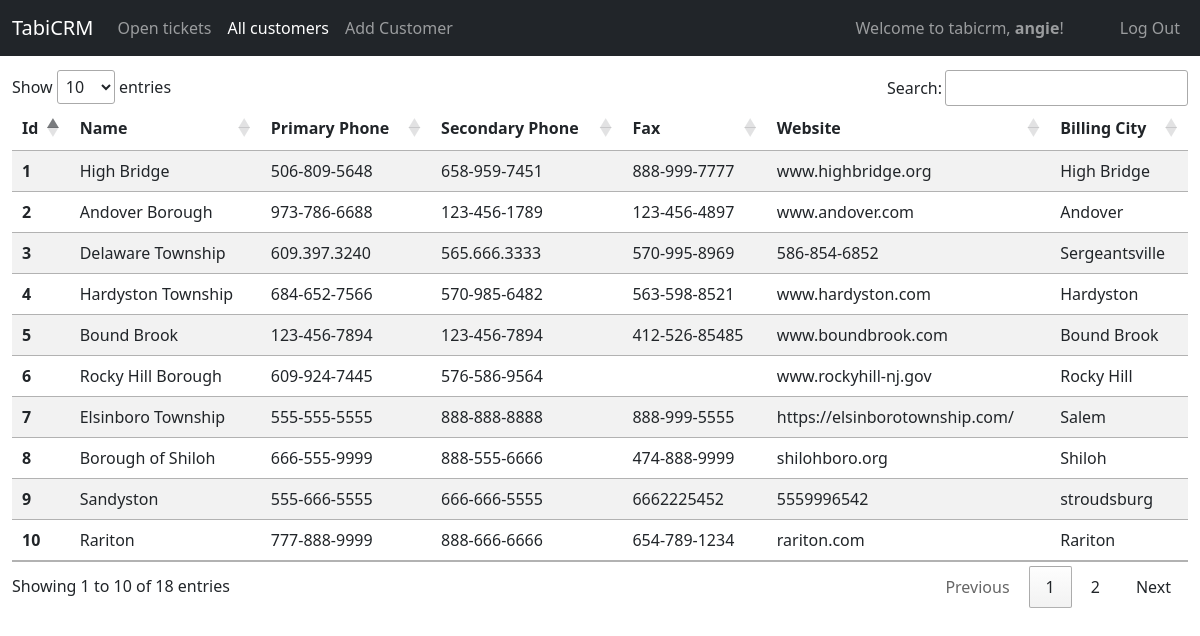
The page /all_customers (signed in) on the database its author committed.
### tabicrm/models.py (models this page shows, shortened)
class User(AbstractUser):
    id = models.AutoField(primary_key=True)
    role = models.CharField(max_length=64)
    title = models.CharField(max_length=64, null=True, blank=True)
    department = models.CharField(max_length=64, null=True, blank=True)
    extension = models.CharField(max_length=64, null=True, blank=True)
    cellphone = models.CharField(max_length=64, null=True, blank=True)
    street = models.CharField(max_length=64, null=True, blank=True)
    city = models.CharField(max_length=64, null=True, blank=True)
    state = models.CharField(max_length=64, null=True, blank=True)
    zip = models.CharField(max_length=64, null=True, blank=True)
    country = models.CharField(max_length=64, null=True, blank=True)

class Customer(models.Model):
    id = models.AutoField(primary_key=True)
    name = models.CharField(max_length=255)
    primary_phone = models.CharField(max_length=255)
    fax =  models.CharField(max_length=255, null=True, blank=True)
    secondary_phone =  models.CharField(max_length=64, null=True, blank=True)
    website = models.CharField(max_length=255, null=True, blank=True)
    notes = models.TextField(null=True, blank=True)
    billing_address_one = models.CharField(max_length=255, null=True, blank=True)
    billing_address_two = models.CharField(max_length=255, null=True, blank=True)
    billing_address_city = models.CharField(max_length=255, null=True, blank=True)
    billing_address_state = models.CharField(max_length=255, null=True, blank=True)
    billing_address_zip = models.CharField(max_length=255, null=True, blank=True)
    billing_address_country = models.CharField(max_length=255, null=True, blank=True)
    shipping_address_one = models.CharField(max_length=255, null=True, blank=True)
    shipping_address_two = models.CharField(max_length=255, null=True, blank=True)
    shipping_address_city = models.CharField(max_length=255, null=True, blank=True)
    shipping_address_state = models.CharField(max_length=255, null=True, blank=True)
    shipping_address_zip = models.CharField(max_length=255, null=True, blank=True)
    shipping_address_country = models.CharField(max_length=255, null=True, blank=True)
    added_by = models.ForeignKey(User, on_delete=SET_NULL, related_name="customer_addedby", blank=True, null=True)
    updated_by = models.ForeignKey(User, on_delete=SET_NULL, related_name="customer_updatedon", blank=True, null=True)
    created_on = models.DateTimeField(auto_now_add=True)
    updated_on = models.DateTimeField(auto_now=True)

### tabicrm/views/customer.py (the view)
# urls.py: path("all_customers", views.all_customers, name="all_customers"),
@login_required
def all_customers(request):
    customers = Customer.objects.all()
    newTicketForm = forms.NewTicketForm()
    return render(request,"tabicrm/all_customers.html", {"customers": customers, 'newTicketForm':newTicketForm, "navall_customers": True})

### tabicrm/forms.py
class NewTicketForm(ModelForm):
    class Meta:
        model = Ticket
        fields = (
                'assigned_to',
                'title',
                'status',
                'priority',
                'description',
                'results',
                'solution',
            )
        widgets = {
            'assigned_to': Select(attrs={'class': "form-select mb-2", 'placeholder': ""}),
            'title': TextInput(attrs={'class': "form-control mb-2", 'placeholder': ""}),
            'status':  Select(attrs={'class': "form-select mb-2", 'placeholder': ""}),
            'priority':  Select(attrs={'class': "form-select mb-2", 'placeholder': ""}),
            'results':  Select(attrs={'class': "form-select mb-2", 'placeholder': ""}),
            'description': Textarea(attrs={'rows': 3,'class': "form-control mb-2", 'placeholder': ""}),
            'solution': Textarea(attrs={'rows': 3,'class': "form-control mb-2", 'placeholder': ""}),
        }

### tabicrm/templates/tabicrm/all_customers.html (shortened to what this page needs)
{% extends "tabicrm/layout.html" %}
{% load static %}
{% load humanize %}
{% block body %}
<div class="container-fluid">
    <table class="table table-striped table-responsive" id="customersTable">
        <thead class="thead-dark">
            <tr>
                <th scope="col">Id</th>
                <th scope="col">Name</th>
                <th scope="col">Primary Phone</th>
                <th scope="col">Secondary Phone</th>
                <th scope="col">Fax</th>
                <th scope="col">Website</th>
                <th scope="col">Billing City</th>
            </tr>
        </thead>
        <tbody>
            {% for customer in customers %}
            <tr class="select-customer" id="{{customer.id}}" onclick="viewCustomer('{{customer.id}}')">
                <th scope=" row">{{customer.id}}</th>
                <td>{{customer.name}}</td>
                <td>{{customer.primary_phone}}</td>
                <td>{{customer.secondary_phone}}</td>
                <td>{{customer.fax}}</td>
                <td>{{customer.website}}</td>
                <td>{{customer.billing_address_city}}</td>
            </tr>
            {% endfor%}
        </tbody>
    </table>
</div>
{% endblock %}

### tabicrm/templates/tabicrm/layout.html (shortened to what this page needs)
{% load static %}
<!DOCTYPE html>
<html lang="en">
<head>
    <link href="https://cdn.jsdelivr.net/npm/bootstrap@5.1.3/dist/css/bootstrap.min.css" rel="stylesheet"
>
    <link rel="stylesheet"
        href="https://maxst.icons8.com/vue-static/landings/line-awesome/line-awesome/1.3.0/css/line-awesome.min.css">
    <link href="{% static 'tabicrm/styles.css' %}" rel="stylesheet">
    <link rel="stylesheet" href="https://cdn.datatables.net/1.11.3/css/jquery.dataTables.min.css">
</head>
<body>
    <nav class="navbar navbar-expand-xl navbar-dark bg-dark mb-5 fixed-top">
        <div class="container-fluid">
            <a class="navbar-brand" href="{% url 'index' %}">TabiCRM</a>
            <div class="collapse navbar-collapse" id="navbarText">
                <ul class="navbar-nav me-auto mb-2 mb-lg-0">
                    {% if user.is_authenticated %}
                    <li class="nav-item">
                        <a class="nav-link {% if navopen_tickets %}active{% endif %}" href="{% url 'index' %}">Open
                            tickets</a>
                    </li>
                    <li class="nav-item">
                        <a class="nav-link {% if navall_customers %}active{% endif %}"
                            href="{% url 'all_customers' %}">All customers</a>
                    </li>
                    <li class="nav-item">
                        <a class="nav-link {% if navadd_customer %}active{% endif %}"
                            href="{% url 'add_customer' %}">Add Customer</a>
                    </li>
                    {% endif %}
                </ul>
                <span class="navbar-text me-5">
                    {% if user.is_authenticated %}
                    Welcome to tabicrm, <strong>{{ user.username }}</strong>!
                    {% endif %}
                </span>
                <ul class="navbar-nav  mb-2 mb-lg-0">
                    {% if user.is_authenticated %}
                    <li class="nav-item">
                        <a class="nav-link" href="{% url 'logout' %}">Log Out</a>
                    </li>
                    {% else %}
                    <li class="nav-item">
                        <a class="nav-link {% if navlogin %}active{% endif %}" href="{% url 'login' %}">Log In</a>
                    </li>
                    {% endif %}
                </ul>
            </div>
        </div>
    </nav>
        {% block body %}
        {% endblock %}
</body>
</html>

### tabicrm/static/tabicrm/styles.css (style rules this page uses)
a { text-decoration: none; }
body { margin-top: 70px; }

### rows shown on the page
User: username "angie"
Customer: id "1", name "High Bridge", primary_phone "506-809-5648", secondary_phone "658-959-7451", fax "888-999-7777", website "www.highbridge.org", billing_address_city "High Bridge"
Customer: id "2", name "Andover Borough", primary_phone "973-786-6688", secondary_phone "123-456-1789", fax "123-456-4897", website "www.andover.com", billing_address_city "Andover"
Customer: id "3", name "Delaware Township", primary_phone "609.397.3240", secondary_phone "565.666.3333", fax "570-995-8969", website "586-854-6852", billing_address_city "Sergeantsville"
Customer: id "4", name "Hardyston Township", primary_phone "684-652-7566", secondary_phone "570-985-6482", fax "563-598-8521", website "www.hardyston.com", billing_address_city "Hardyston"
Customer: id "5", name "Bound Brook", primary_phone "123-456-7894", secondary_phone "123-456-7894", fax "412-526-85485", website "www.boundbrook.com", billing_address_city "Bound Brook"
Customer: id "6", name "Rocky Hill Borough", primary_phone "609-924-7445", secondary_phone "576-586-9564", website "www.rockyhill-nj.gov", billing_address_city "Rocky Hill"
Customer: id "7", name "Elsinboro Township", primary_phone "555-555-5555", secondary_phone "888-888-8888", fax "888-999-5555", website "https://elsinborotownship.com/", billing_address_city "Salem"
Customer: id "8", name "Borough of Shiloh", primary_phone "666-555-9999", secondary_phone "888-555-6666", fax "474-888-9999", website "shilohboro.org", billing_address_city "Shiloh"
Customer: id "9", name "Sandyston", primary_phone "555-666-5555", secondary_phone "666-666-5555", fax "6662225452", website "5559996542", billing_address_city "stroudsburg"
Customer: id "10", name "Rariton", primary_phone "777-888-9999", secondary_phone "888-666-6666", fax "654-789-1234", website "rariton.com", billing_address_city "Rariton"
